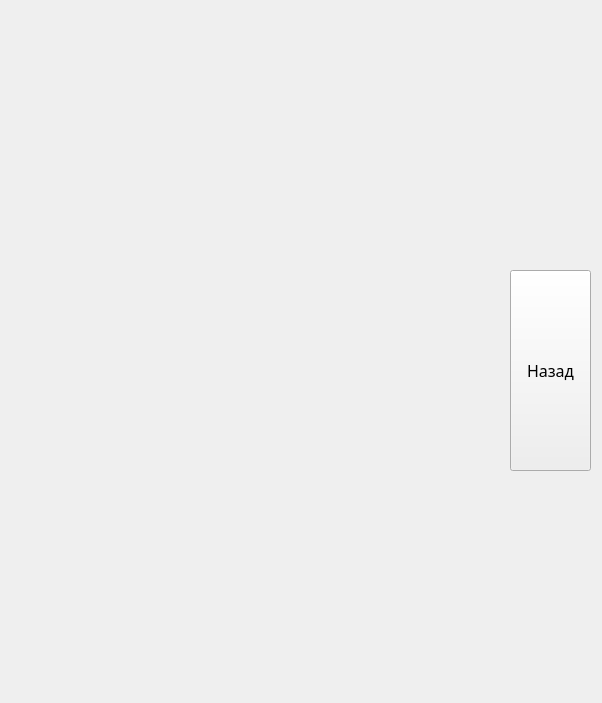
<?xml version="1.0" encoding="UTF-8"?>
<ui version="4.0">
 <class>Form</class>
 <widget class="QWidget" name="Form">
  <property name="geometry">
   <rect>
    <x>0</x>
    <y>0</y>
    <width>602</width>
    <height>703</height>
   </rect>
  </property>
  <property name="windowTitle">
   <string>Form</string>
  </property>
  <widget class="QLabel" name="label">
   <property name="geometry">
    <rect>
     <x>-710</x>
     <y>-390</y>
     <width>1631</width>
     <height>1111</height>
    </rect>
   </property>
   <property name="text">
    <string/>
   </property>
   <property name="pixmap">
    <pixmap>фон.png</pixmap>
   </property>
  </widget>
  <widget class="QPushButton" name="nazad">
   <property name="geometry">
    <rect>
     <x>510</x>
     <y>270</y>
     <width>81</width>
     <height>201</height>
    </rect>
   </property>
   <property name="font">
    <font>
     <family>Segoe Print</family>
     <pointsize>12</pointsize>
    </font>
   </property>
   <property name="text">
    <string>Назад</string>
   </property>
  </widget>
  <widget class="QLabel" name="label_2">
   <property name="geometry">
    <rect>
     <x>10</x>
     <y>10</y>
     <width>481</width>
     <height>681</height>
    </rect>
   </property>
   <property name="text">
    <string/>
   </property>
   <property name="pixmap">
    <pixmap>6.png</pixmap>
   </property>
  </widget>
 </widget>
 <resources/>
 <connections/>
</ui>
